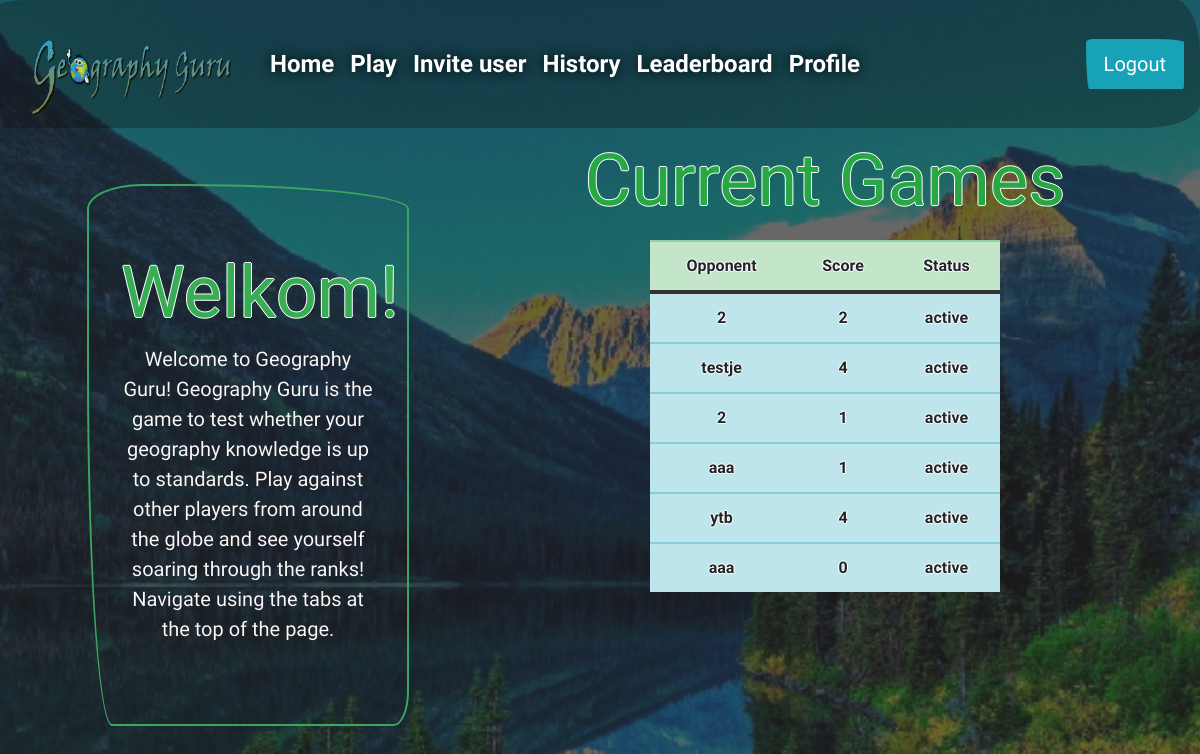
/ (signed in), run on the app's committed database.
### tables this page shows
CREATE TABLE 'games' ('game_id' integer PRIMARY KEY AUTOINCREMENT NOT NULL, 'player1_id' integer NOT NULL, 'player2_id' integer NOT NULL, 'questions' text NOT NULL, 'score' INTEGER NOT NULL DEFAULT 999, 'player1_name' text, 'player2_name' text, 'status' text NOT NULL DEFAULT 'starting');

### application.py (the view, shortened to what this page needs)
@app.route("/", methods=["GET", "POST"])
@login_required
def index():
    session["score"] = 0
    finished = session.get("finished")
    if request.method == "GET":
        user_index = index_info(session.get("user_id"))
        rows = user_index[0]
        rows2 = user_index[1]
        if rows or rows2:
            return render_template("index.html", current=rows, current2=rows2, finished=finished)
        else:
            return render_template("index.html", finished=finished)

### helpers.py (called while the page is built)
def login_required(f):
    @wraps(f)
    def decorated_function(*args, **kwargs):
        if session.get("user_id") is None:
            return redirect("/login")
        return f(*args, **kwargs)
    return decorated_function

def index_info(user_id):
    sent = db.execute("SELECT game_id, player1_name, player2_name, score, status FROM games WHERE player1_id = :id and status = :active",
                      id=session["user_id"], active=("active"))
    received = db.execute("SELECT game_id, player1_name, player2_name, score, status FROM games WHERE player2_id = :id and status = :active",
                          id=session["user_id"], active=("active"))
    return [sent, received]

### templates/index.html (shortened to what this page needs)
{% extends "layout.html" %}
{% block main %}
<div class="row">
  <div class="column left">
    <div class="jumbotron">
  <h1 class="display-3">Welkom!</h1>
  <p class="lead">      Welcome to Geography Guru!
      Geography Guru is the game to test whether your geography knowledge is up to standards.
      Play against other players from around the globe and see yourself soaring through the ranks!
      Navigate using the tabs at the top of the page.</p>
</div>
  </div>
  <div class="column right">
    <h1 class="display-3"><p class ="text-success">Current Games</p></h1>
    <div class="scroller">
    <table class="table">
      <thead>
        <tr class="table-success">
          <th scope="col">Opponent</th></th>
          <th scope="col">Score</th>
          <th colspan="2">Status</th>
        </tr>
      </thead>
      {% if current or current2 %}
          {% for now in current %}
            <tr class="table-info">
              <td scope="col">{{ now.player2_name }}</td>
              <td scope="col">{{ now.score }}</td>
              <td colspan="2">{{ now.status }}</td>
            </tr>
          {% endfor %}
        {% else %}
        <tr class="table-info">
          <td colspan="4">No current games :(</td>
        </tr>
        {% endif %}
    </table>
    </div>
  </div>
</div>
{% endblock %}

### static/styles.css (style rules this page uses)
body { background-image: url("background3.png"); background-repeat: no-repeat; background-attachment: fixed; background-position: center; background-size: cover; text-align: center; color: black; font-weight: 600; text-shadow: -1px 0 white, 0 1px white, 1px 0 white, 0 -1px white; height: 100%; }
h1 { color: #38ad53; }
html, body { margin: 0; height: 100vh; overflow: hidden }
.jumbotron { margin: 10%; margin-left: 20%; border: 2px solid #3da562; }
.display-3 { font-size: 4.5rem; font-weight: 300; line-height: 1.2; color: #38ad53; }
.lead { font-size: 1.25rem; font-weight: 300; text-shadow: 0 0 0px black; color: #faf8f8; }
.table { border-radius: 5px; width: 50%; margin: 0px auto; float: none; }
.scroller { max-height: 70%; overflow-y: scroll; }
.column { float: left; padding: 10px; }
.left { width: 40%; }
.right { width: 60%; }
.row { width: 100%; height: 100vh; overflow: hidden; }

### data on the page
games: player2_name "2", score "2", status "active"
games: player2_name "testje", score "4", status "active"
games: player2_name "2", score "1", status "active"
games: player2_name "aaa", score "1", status "active"
games: player2_name "ytb", score "4", status "active"
games: player2_name "aaa", score "0", status "active"
